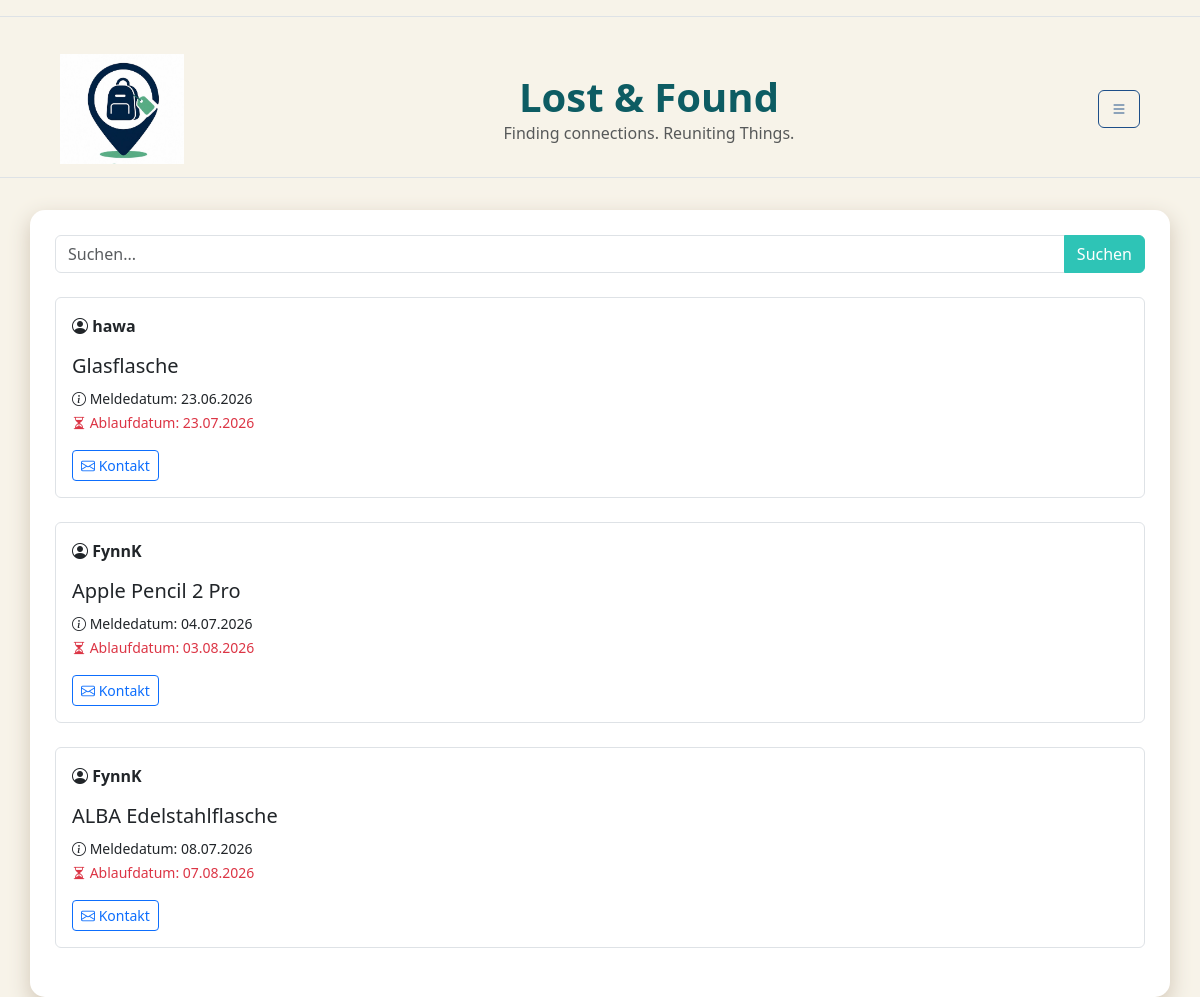
The page /home (signed in) on the database its author committed.
### db.py (models this page shows)
class Post(db.Model):
    __tablename__ = "post"
    post_id = db.Column(db.Integer,primary_key=True)
    user_id = db.Column(db.Integer,db.ForeignKey("standardUser.user_id"))
    fundbuero_id = db.Column(db.Integer,db.ForeignKey("fundbuero.fundbuero_id"))
    titel = db.Column(db.String,nullable=False)
    meldedatum = db.Column(db.Date)
    verlustdatum = db.Column(db.Date)
    ablaufdatum = db.Column(db.Date)
    schliessdatum = db.Column(db.Date)
    verlustort = db.Column(db.String)
    beschreibung = db.Column(db.Text)
    status = db.Column(db.String,default="laufend")
    views = db.Column(db.Integer,default=0 )
    user = db.relationship("StandardUser",back_populates="posts")
    fundbuero = db.relationship("Fundbuero",back_populates="posts")

class StandardUser(db.Model):
    __tablename__ = "standardUser"
    user_id = db.Column( db.Integer, primary_key=True )
    fundbuero_id = db.Column( db.Integer, db.ForeignKey("fundbuero.fundbuero_id"), nullable=True)
    campus_id = db.Column( db.String, db.ForeignKey("campus.campus_id") )
    name = db.Column( db.String)
    benutzername = db.Column( db.String, unique=True)
    telefonnummer = db.Column(db.String)
    standardtext = db.Column(db.Text)
    passwort = db.Column(db.String,nullable=False)
    hwr_mail = db.Column(db.String, unique=True,nullable=False )
    is_admin = db.Column(db.Boolean, default=False)
    campus = db.relationship("Campus",back_populates="users")
    posts = db.relationship( "Post",back_populates="user")

### app.py (the view)
@app.route("/home")
def home():
    if "user_id" not in session:
        flash("Bitte zuerst einloggen!", "warning")
        return redirect(url_for("login"))
    form = forms.Suchleiste()
    user = db.session.get(StandardUser, session["user_id"])
    posts = db.session.execute(db.select(Post)).scalars().all()
    return render_template("home.html", posts=posts, form=form, user=user)

### forms.py
class Suchleiste(FlaskForm):
  suchfeld = StringField( "Suchbegriff",
       validators=[InputRequired()]
  )
  submit = SubmitField("Suchen")

### templates/home.html (shortened to what this page needs)
{% extends "base.html" %}
{% block CONTENT %}
<form method="POST" action="{{ url_for('suche') }}" class="mb-4">
    <div class="input-group">
        {{ form.suchfeld(class="form-control", placeholder="Suchen...") }}
        {{ form.submit(class="btn btn-primary") }}
    </div>
</form>
{% for post in posts %}
    {% if session.get('is_admin') or post.user.campus_id == user.campus_id %}
        <div class="border rounded p-3 mb-4">
            <strong>
                <i class="bi bi-person-circle"></i>
                {{ post.user.benutzername }}
            </strong>
            <h5 class="mt-3">{{ post.titel }}</h5>
            <small>
                <i class="bi bi-info-circle"></i>
                Meldedatum: {{ post.meldedatum.strftime('%d.%m.%Y') }}
            </small>
            <br>
            <small class="text-danger">
                <i class="bi bi-hourglass-split"></i>
                Ablaufdatum: {{ post.ablaufdatum.strftime('%d.%m.%Y') }}
            </small>
            <div class="mt-3 d-flex align-items-center gap-2">
                <a href="mailto:{{ post.user.hwr_mail }}?subject=Gefunden: {{ post.titel|urlencode }}&body=Hallo, ich habe deinen Gegenstand gefunden." class="btn btn-outline-primary btn-sm">
                    <i class="bi bi-envelope"></i> Kontakt
                </a>
            </div>
        </div>
    {% endif %}
{% endfor %}
{% endblock %}

### templates/base.html (shortened to what this page needs)
<!doctype html>
<html lang="en">
<head>
    {{ bootstrap.load_css() }}
    <link rel="stylesheet"
      href="https://cdn.jsdelivr.net/npm/bootstrap-icons@1.11.3/font/bootstrap-icons.min.css">
    <link rel="stylesheet"
      href="{{ url_for('static', filename='css/style.css') }}">
   <link rel="stylesheet"
      href="{{ url_for('static', filename='css/color.css') }}">
</head>
<body>
<nav class="navbar border-bottom mb-4"></nav>
{% if request.endpoint not in ['login', 'register'] %}
<nav class="navbar border-bottom mb-3">
{% if request.endpoint != 'create_post' %}
    <div class="container-fluid d-flex align-items-center">
        <a class="navbar-brand d-flex align-items-center ms-5"
   href="{{ url_for('home') }}">
    <img
        src="{{ url_for('static', filename='images/LogoLostAndFound.jpeg') }}"
        alt="Logo"
        height="110">
     </a>
        <div class="text-center flex-grow-1">
            <h1 class="m-0 fw-bold" style ="font-size: 2.5 em ;">Lost & Found</h1>
            <p class="m-0 text-muted " style="font-size:1.4 em ">Finding connections. Reuniting Things.</p>
        </div>
        {% else %}
        <div class="flex-grow-1"></div>
        {%endif%}
        <button
            class="btn btn-outline-secondary ms-auto me-5"
            type="button"
            data-bs-toggle="collapse"
            data-bs-target="#navbarToggleExternalContent">
            <i class="bi bi-list"></i>
        </button>
    </div>
</nav>
{% endif %}
<div class="container mt-3">
{% from 'bootstrap5/utils.html' import render_messages %}
    {% block CONTENT %}
    {% endblock %}
</div>
</body>
</html>

### static/css/style.css (style rules this page uses)
body { background-color: var(--color-main) !important; }
h1, h2, h3 { color: var(--color-highlight) !important; }
.btn-primary { background-color: var(--color-accent1) !important; border-color: var(--color-accent1) !important; }
.btn-outline-secondary { color: var(--color-accent2) !important; border-color: var(--color-accent2) !important; }
.container { background: white; border-radius: 15px; box-shadow: 0px 8px 20px 2px var(--color-shadow); padding: 25px; }

### static/css/color.css (style rules this page uses)
:root { --color-main: rgb(247, 243, 233); --color-shadow: rgb(215, 205, 190); --color-highlight: rgb(13, 92, 99); --color-accent1: rgb(46, 196, 182); --color-accent2: rgb(29, 78, 137); }

### rows shown on the page
Post: user.benutzername "hawa", titel "Glasflasche", meldedatum "23.06.2026", ablaufdatum "23.07.2026"
Post: user.benutzername "FynnK", titel "Apple Pencil 2 Pro", meldedatum "04.07.2026", ablaufdatum "03.08.2026"
Post: user.benutzername "FynnK", titel "ALBA Edelstahlflasche", meldedatum "08.07.2026", ablaufdatum "07.08.2026"
